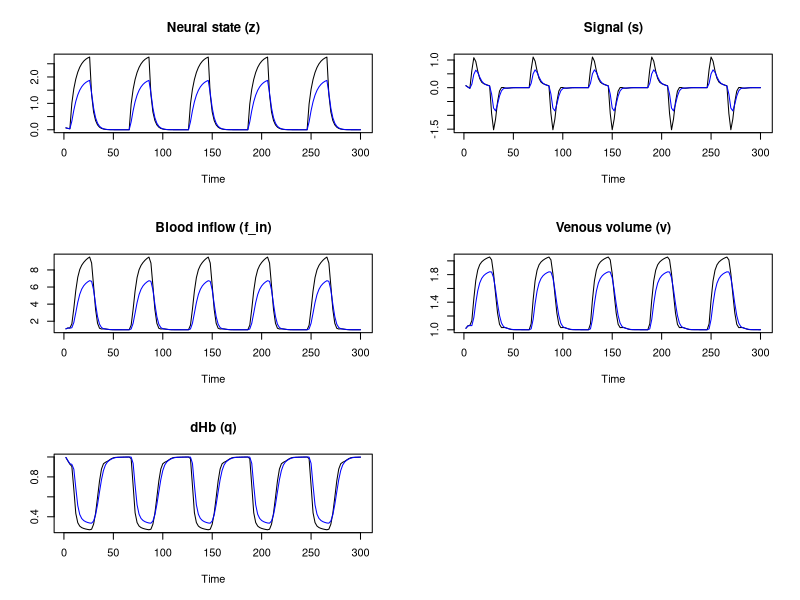
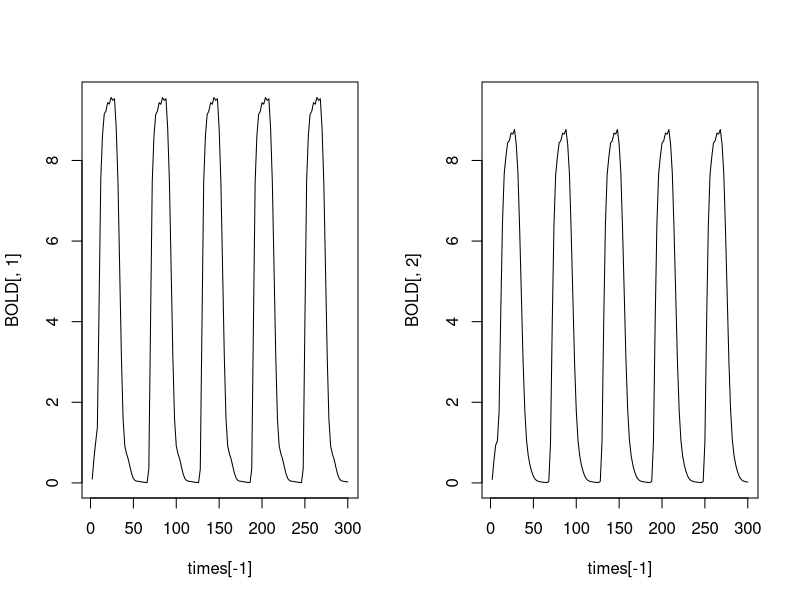
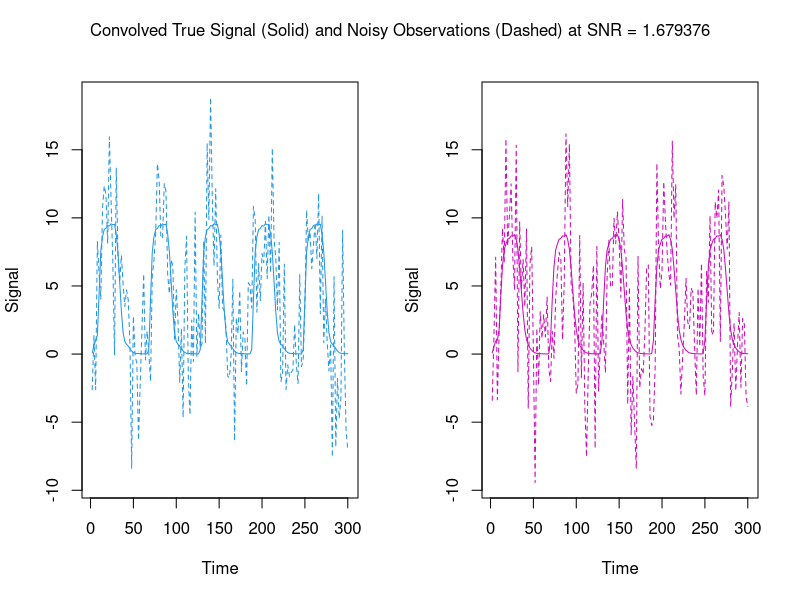
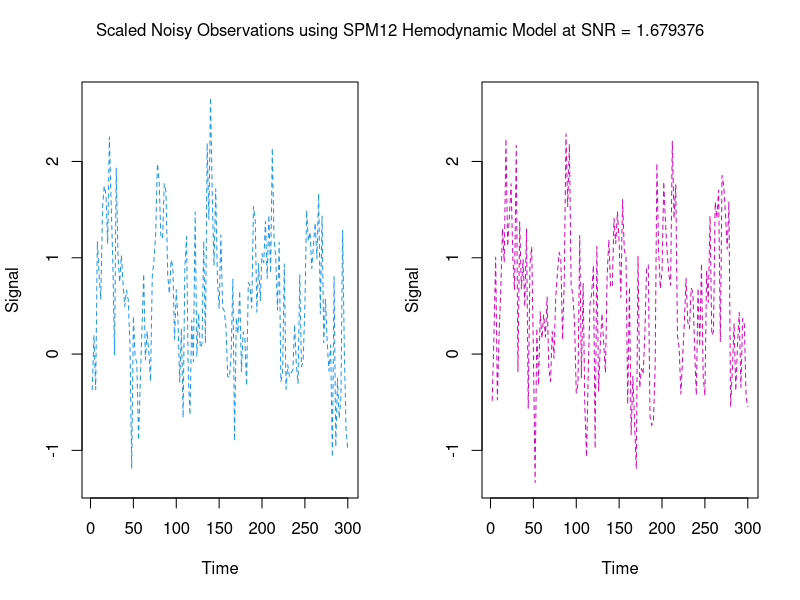

Reproduce these figures in R, in order.
remove(list=ls())

# Generating inputs
##########################
m=2; n_u=2; max_time=300
nu = list(nu_A = c(0.4,0.3,-0.1,0.15), nu_B = c(-0.2,0.05), nu_C=c(0.7),
          nu_kappa = c(0,0.05), nu_tao = c(-0.05,0), nu_epsilon = c(0,0.02))
#######################################
idxs = list(A_idxs = matrix(c(2,1,
                              1,2,
                              1,1,
                              2,2), byrow = T, ncol=2),
            B_idxs = matrix(c(2,1,2,
                              2,2,2), byrow=T, ncol = 3),
            C_idxs = matrix(c(1,1), byrow=T, ncol=2))
times = NULL
input = NULL

dcm_balloon <- function(t, x, params, input) {
  # Break x down into corresponding parts for the five hidden states: z, s, f_in, v, q
  z <- x[1:m]
  s <- x[(m+1):(2*m)]
  f_in <- x[(2*m + 1):(3*m)]
  v <- x[(3*m + 1):(4*m)]
  q <- x[(4*m + 1):(5*m)]
  
  # t is the current time point in the integration 
  # z: neural signal
  A = params[["A"]]
  B = params[["B"]] 
  C = params[["C"]]
  u = matrix(input(t),ncol=1)
  B_all = Reduce("+", lapply(1:nrow(u), function(i) u[i,1]*B[[i]])) 
  A0 <- (A+B_all)
  # Self regulate diagonal of A and B as in SPM12
  diag(A0) <- -0.5*exp(diag(A0))
  dz <- A0%*%z + C%*%u
  
  # Set hemodynamic parameters
  H = params[["H"]]
  nu_kappa = params$nu_kappa
  nu_tao = params$nu_tao
  nu_epsilon = params$nu_epsilon
  
  # Exponentiate hemodynamic state variables (all except s)
  f_in <- exp(f_in)
  v <- exp(v)
  q <- exp(q)
  
  # s: vascular signal
  sd <- H['kappa']*exp(nu_kappa)
  ds <- z - sd*s - H['gamma']*(f_in - 1)
  ds <- as.matrix(ds)
  
  # ln(f_in): log of blood inflow
  dlnf <- s / f_in
  dlnf <- as.matrix(dlnf)
  
  # ln(v): log of venous volume
  tt <- H['tao']*exp(nu_tao) 
  f_out <- v^(1/H['alpha'])
  dlnv <- (f_in - f_out) / (tt*v)
  dlnv <- as.matrix(dlnv)
  
  # ln(q): log of dHb
  f_e <- (1 - (1 - H['E0'])^(1 / f_in)) / H['E0']
  dlnq <- (f_e*f_in - (f_out*q)/v) / (tt*q)
  dlnq <- as.matrix(dlnq)
  
  return(list(rbind(dz,ds,dlnf,dlnv,dlnq)))
}

gen_input = function(times, start_time, end_time, duration,between_duration){
  input = rep(0,length(times))
  
  current_start_time = start_time
  time_points = matrix(nrow = 0,ncol=2)
  while(1){
    current_end_time = current_start_time + duration 
    if(current_end_time > end_time){current_end_time = end_time}
    time_points = rbind(time_points, c(current_start_time, current_end_time))
    if(current_end_time + between_duration < end_time){
      current_start_time = current_end_time + between_duration 
    }else{
      break
    }
  }
  for(i in 1:nrow(time_points)){
    input[time_points[i,1]<times & times <=time_points[i,2]] = 1
  }
  input
}
struct_paramMats = function(m, n_u, idxs, nu){
  
  A = matrix(data = 0,nrow = m, ncol = m)
  for(i in 1:nrow(idxs$A_idxs)){
    A[idxs$A_idxs[i,1], idxs$A_idxs[i,2]] = with(nu,nu_A[i])
  }
  
  B = lapply(1:n_u, function(x){matrix(data = 0,nrow = m, ncol = m)})
  for(i in 1:nrow(idxs$B_idxs)){
    B[[idxs$B_idxs[i,1]]][idxs$B_idxs[i,2], idxs$B_idxs[i,3]] = with(nu,nu_B[i])
  }
  
  C = matrix(data=0, nrow = m, ncol = n_u)
  for(i in 1:nrow(idxs$C_idxs)){
    C[idxs$C_idxs[i,1], idxs$C_idxs[i,2]] = with(nu,nu_C[i])
  }
  
  # Hemodynamic parameters (prespecified)
  H <- c(kappa = 0.64, 
         gamma = 0.32, 
         tao = 2, 
         alpha = 0.32, 
         E0 = 0.4)
  
  # Observation parameters (to be estimated)
  nu_kappa = nu$nu_kappa
  nu_tao = nu$nu_tao
  nu_epsilon = nu$nu_epsilon
  
  return(list(A=A,B=B,C=C,H=H,nu_kappa=nu_kappa,nu_tao=nu_tao,
              nu_epsilon=nu_epsilon))
  
} # modified for balloon model


if(is.null(times)){times <- seq(0, max_time, 2)}

if(is.null(input)){
  input1  = gen_input(times,start_time = 5,end_time = max(times),duration = 20,between_duration=40)
  input2  = gen_input(times,start_time = 25,end_time = max(times),duration = 20,between_duration=40)
  input = cbind(input1, input2)
}else{
  if(length(times)!=nrow(input)){stop("length(input)!=nrow(input)")}
}

input_u = function(t){
  sapply(1:ncol(input), function(j) approxfun(x = times,y = input[,j], rule=2, method="const",f=0)(t))
}

n_u = length(input_u(0))
u = input[-1,]

# set up parameters
paramMats = struct_paramMats(m = m,n_u = n_u,idxs = idxs,nu = nu)

# Forward solve system numerically
library(deSolve)
numeric_sol <- ode(y = c(rep(0.1,m),rep(0,4*m)),
                   times = times,
                   func = dcm_balloon,
                   parms= with(paramMats, list(A=A, B=B, C=C,
                                               H=H, nu_kappa=nu_kappa,
                                               nu_tao=nu_tao,
                                               nu_epsilon=nu_epsilon)),
                   input = input_u,
                   atol = 1e-6, 
                   rtol = 1e-6
)
output <- numeric_sol[-1,-1]

par(mfrow = c(3, 2))
plot(times[-1], output[, "1"], type = "l", main = "Neural state (z)", xlab = "Time", ylab = "")
lines(times[-1], output[, "2"], col = "blue")

plot(times[-1], output[, "3"], type = "l", main = "Signal (s)", xlab = "Time", ylab = "")
lines(times[-1], output[, "4"], col = "blue")

plot(times[-1], exp(output[, "5"]), type = "l", main = "Blood inflow (f_in)", xlab = "Time", ylab = "")
lines(times[-1], exp(output[, "6"]), col = "blue")

plot(times[-1], exp(output[, "7"]), type = "l", main = "Venous volume (v)", xlab = "Time", ylab = "")
lines(times[-1], exp(output[, "8"]), col = "blue")

plot(times[-1], exp(output[, "9"]), type = "l", main = "dHb (q)", xlab = "Time", ylab = "")
lines(times[-1], exp(output[, "10"]), col = "blue")

####### BOLD Signal Model #################################################
# Combine v and q output nonlinearly using the BOLD model to get final output signal

# Set prespecified parameters (SPM12)
TE <- 0.04              # echo time
V0 <- 4                 # resting venous volume (%)
r0 <- 25                # slope of intravascular relaxation rate R_iv as function of oxygen saturation S
nu0 <- 40.3             # frequency offset at the outer surface of magnetized vessels (Hz)
E0 <- paramMats$H['E0'] # resting oxygen extraction fraction

# Free param: estimated ratio of intra- to extra-vascular signal (can be region-specific)
ep <- exp(paramMats$nu_epsilon)

# Coefficients in BOLD signal model
k1 <- 4.3*nu0*E0*TE
k2 <- ep*r0*E0*TE
k3 <- 1 - ep

# Output equation of BOLD signal model
v <- exp(output[,(3*m + 1):(4*m)]) 
q <- exp(output[,(4*m + 1):(5*m)]) 
BOLD <- V0*(k1 - k1*q + k2 - k2*q/v + k3 - k3*v)
###########################################

# Plots for output to see results
par(mfrow = c(1,2))
plot(times[-1],BOLD[,1],type = 'l',ylim = c(min(BOLD),max(BOLD)))
plot(times[-1],BOLD[,2],type = 'l',ylim = c(min(BOLD),max(BOLD)))

##########################

# Add some white Gaussian noise according to SNR
SNR = 1.679376
variance <-  numeric()
y_obs <- matrix(NA, nrow = length(times)-1, ncol = m)
for (j in 1:m){
  set.seed(j)
  variance[j] <- (var(BOLD[,j])+(mean(BOLD[,j]))^2)/SNR
  y_obs[,j] <- BOLD[,j] + rnorm(length(times)-1, mean = 0, sd = sqrt(variance[j]))
}

variance
sqrt(variance)

# Plot before scaling
par(mfrow=c(1,2))
plot(times[-1],y_obs[,1], ylim=c(min(y_obs),max(y_obs)),col=4,type='l',lty=2,xlab = "Time",ylab = "Signal")
lines(times[-1],BOLD[,1],col=4)
plot(times[-1],y_obs[,2],ylim=c(min(y_obs),max(y_obs)),col=6,type='l',lty=2,xlab = "Time",ylab = "Signal")
lines(times[-1],BOLD[,2],col=6)
mtext(paste("Convolved True Signal (Solid) and Noisy Observations (Dashed) at SNR = ",SNR,sep = ""), side = 3, line = -2, outer = T)

# Enforce scaling like SPM
scale <- max(y_obs) - min(y_obs)
scale <- 4 / max(scale, 4)
y_obs <- y_obs * scale

# Plot after scaling
par(mfrow=c(1,2))
plot(times[-1],y_obs[,1], ylim=c(min(y_obs),max(y_obs)),col=4,type='l',lty=2,xlab = "Time",ylab = "Signal")
plot(times[-1],y_obs[,2],ylim=c(min(y_obs),max(y_obs)),col=6,type='l',lty=2,xlab = "Time",ylab = "Signal")
mtext(paste("Scaled Noisy Observations using SPM12 Hemodynamic Model at SNR = ",SNR,sep = ""), side = 3, line = -2, outer = T)
#############################


# Save/export data
dat <- list(times = times[-1], u = u, y_obs = y_obs)
save(dat, file = "balloon_sim_data_diagAB.RData")
